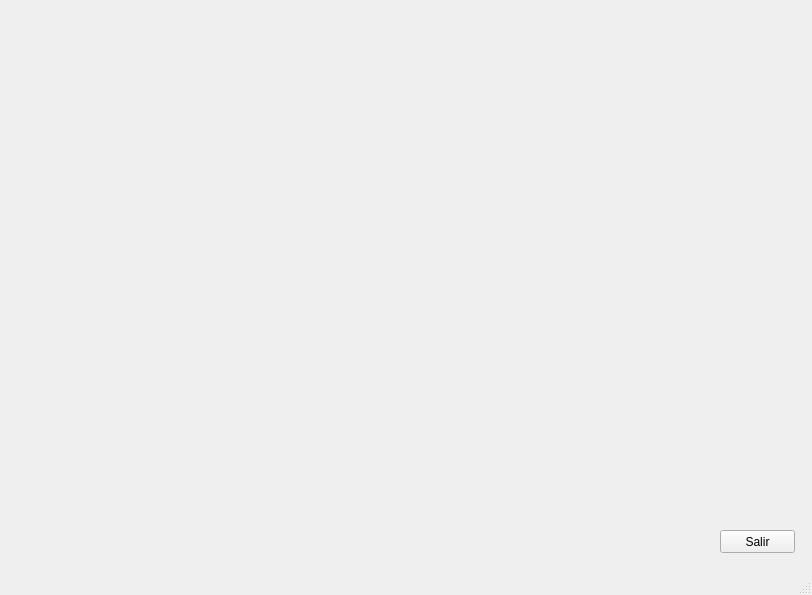
<?xml version="1.0" encoding="UTF-8"?>
<ui version="4.0">
 <class>MainWindow</class>
 <widget class="QMainWindow" name="MainWindow">
  <property name="geometry">
   <rect>
    <x>0</x>
    <y>0</y>
    <width>812</width>
    <height>595</height>
   </rect>
  </property>
  <property name="windowTitle">
   <string>MainWindow</string>
  </property>
  <widget class="QWidget" name="centralwidget">
   <widget class="QPushButton" name="pushButton">
    <property name="geometry">
     <rect>
      <x>720</x>
      <y>530</y>
      <width>75</width>
      <height>23</height>
     </rect>
    </property>
    <property name="text">
     <string>Salir</string>
    </property>
   </widget>
  </widget>
  <widget class="QMenuBar" name="menubar">
   <property name="geometry">
    <rect>
     <x>0</x>
     <y>0</y>
     <width>812</width>
     <height>21</height>
    </rect>
   </property>
  </widget>
  <widget class="QStatusBar" name="statusbar"/>
 </widget>
 <resources/>
 <connections/>
</ui>
